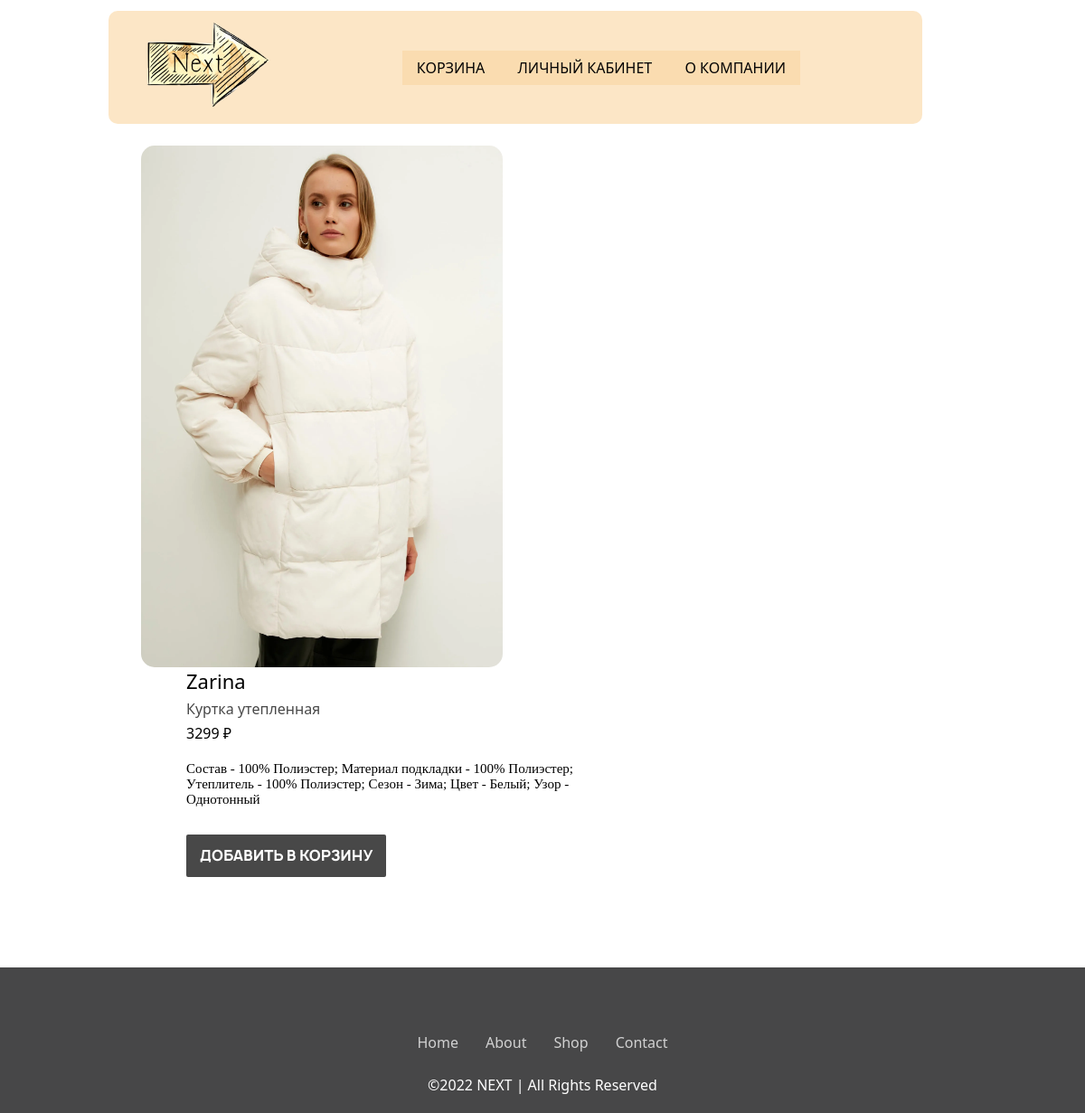
/itemView.php?id=103003, run on the app's committed database.
### tables this page shows
CREATE TABLE `items` (
  `id` int NOT NULL,
  `brand` text NOT NULL,
  `name` text NOT NULL,
  `price` int NOT NULL,
  `picture` text NOT NULL,
  `description` text NOT NULL,
  `categoryId` int NOT NULL
);

### itemView.php (the view, shortened to what this page needs)
<!DOCTYPE html>
<html>
    <head>
        <link rel="stylesheet" href="style-itemView.css">
        <?php
            include 'connect_db.php';
            $sql = 'SELECT * FROM items WHERE id = "'.$_GET['id'].'"';
            $result = mysqli_query($link, $sql);
             while ($row = mysqli_fetch_array($result)){
                $content = '
                    <img src="'.$row['picture'].'" width="400px">
                    <div class="info">
                        <div class="brand">'.$row['brand'].'</div>
                        <div class="name">'.$row['name'].'</div>
                        <div class="price">'.$row['price'].' ₽</div>
                        <div class="description">'.$row['description'].'</div>
                        <a href="cart.php?id='.$row['id'].'">ДОБАВИТЬ В КОРЗИНУ</a>
                    </div>
                ';
             }
        ?>
    </head>
    <body>
        <?php
            include 'header.php';
        ?>
        <section class="view">
            <?php
                echo $content;
            ?>
        </section>
        <?php
            include 'footer.php';
        ?>
    </body>
</html>

### style-itemView.css (style rules this page uses)
body { font-family: 'Manrope'; }
section.view { display: flex; flex-direction: row; justify-content: space-between; align-items: center; margin-left: 13%; margin-right: 18%; margin-top: 2%; flex-wrap: wrap; }
section.view img { border-radius: 15px; }
section.view div.info { display: flex; flex-direction: column; align-items: flex-start; margin-left: 50px; }
section.view div.info div.brand { font-size: 22px; }
section.view div.info div.name { color: #484848; margin-bottom: 5px; margin-top: 5px; }
section.view div.info div.description { font-family: 'Manrope Regular'; font-size: 15px; width: 500px; margin-top: 20px; margin-bottom: 30px; }
section.view a { text-decoration: none; font-family: 'Manrope'; font-size: 16px; color: white; background-color:#484848; padding-left: 15px; padding-right: 15px; padding-top: 10px; padding-bottom: 10px; border-radius: 2px; }

### header.php (style rules this page uses)
* { font-family: 'Segoe UI'; }

### footer.php (style rules this page uses)
* { box-sizing: border-box; margin: 0; padding: 0; }

### data on the page
items: picture (picture), brand "Zarina", name "Куртка утепленная", price "3299", description "Состав - 100% Полиэстер; Материал подкладки - 100% Полиэстер; Утеплитель - 100% Полиэстер; Сезон - Зима; Цвет - Белый; Узор - Однотонный"
